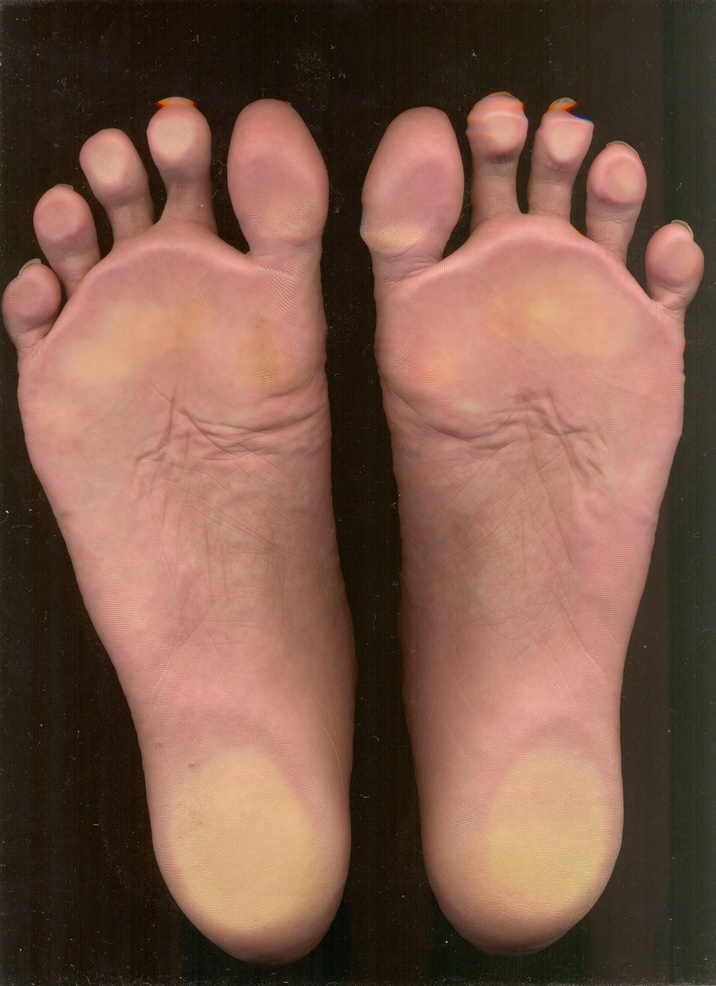
%> input picture 21-5.jpg, 716 x 986 px, shrunk from 2550 x 3510 before the run
$ octave --eval "result = separate_foot(imread('21-5.jpg'));"   (GNU Octave 9; MATLAB toolbox functions it lacks are replaced by stand-ins)
%> lines starting %> are read from the running program, lines starting %| are printed output that depends on the picture; in (x1, y1, x2, y2) boxes, pixels count from 0 and x2, y2 are one past the last pixel; in counts of white or black regions, pixels touching at a corner belong together; the program's own positions count from 1
### generate_mask.m
function [ img ] = generate_mask(img)
    % img must be truecolor of size m-by-n-by-3
    h = fspecial('average', 20);
	img = imfilter(img,h);
end

### separate_foot.m
function [foot] = separate_foot(img)
% SEPARATE_FOOT Separates left and right foot from input image and
% generates foot structure for storing information of further processing.
%
% Input Parameter :
%       img         Raw Truecolor image of Foot
%
% Output Parameter:
%       foot        Struct storing left and right foot information
%                   It has two members
%                       left
%                       right
%                   left is a Structure for left foot having following
%                   members
%                       img     Truecolor Processed Image of Left
%                               Foot Only.
%                       aimg    Truecolor Image without any Preprocessing
%                               of Left Foot Only.
%                       id      Varaible to identify left and right foot.
%                               Id 1 is assigned to left foot and Id 2 is
%                               assigned to right foot.

        im = img;
%> im is the input picture: size 986x716x3 uint8; mean R, G, B 124.2, 88.9, 74.1
%       Removing Noise from Image and Generating Mask
        img = generate_mask(img);
        mask = im2bw(img,0.20);
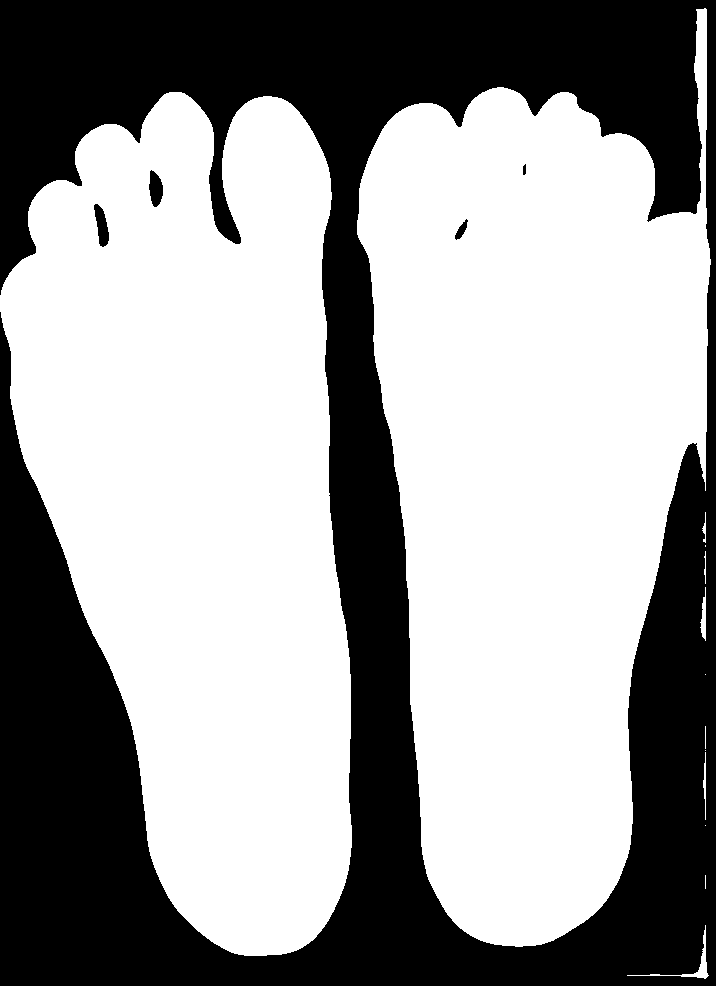
%> mask: size 986x716 logical; 61.3% white; 5 black regions, box (x1, y1, x2, y2) and area: (0, 0, 716, 986) 272427, (94, 204, 109, 247) 387, (149, 170, 163, 207) 369, (455, 219, 468, 240) 119, (523, 164, 526, 175) 29

%       Identifing Left and Right Foot
        tmp = mask;
        tmp_l = bwconncomp(tmp);
%> tmp_l = 13 connected components
        tmp_numPix = cellfun(@numel,tmp_l.PixelIdxList);
%> tmp_numPix = [212430 219411 366 186 57 112 41 2 1 23 1 1 14]
        [~, tmp_big1 ] = max(tmp_numPix);
%> tmp_big1 = 2
        tmp_numPix(tmp_big1) = 0;
        [~, tmp_big2 ] = max(tmp_numPix);
%> tmp_big2 = 1

%       Seperating both foot using identified mask
        [row, col, ~] = size(img);
%> row = 986; col = 716
        tmp2 = uint8(zeros(row,col));
        tmp2(tmp_l.PixelIdxList{min(tmp_big1, tmp_big2)}) = 1;
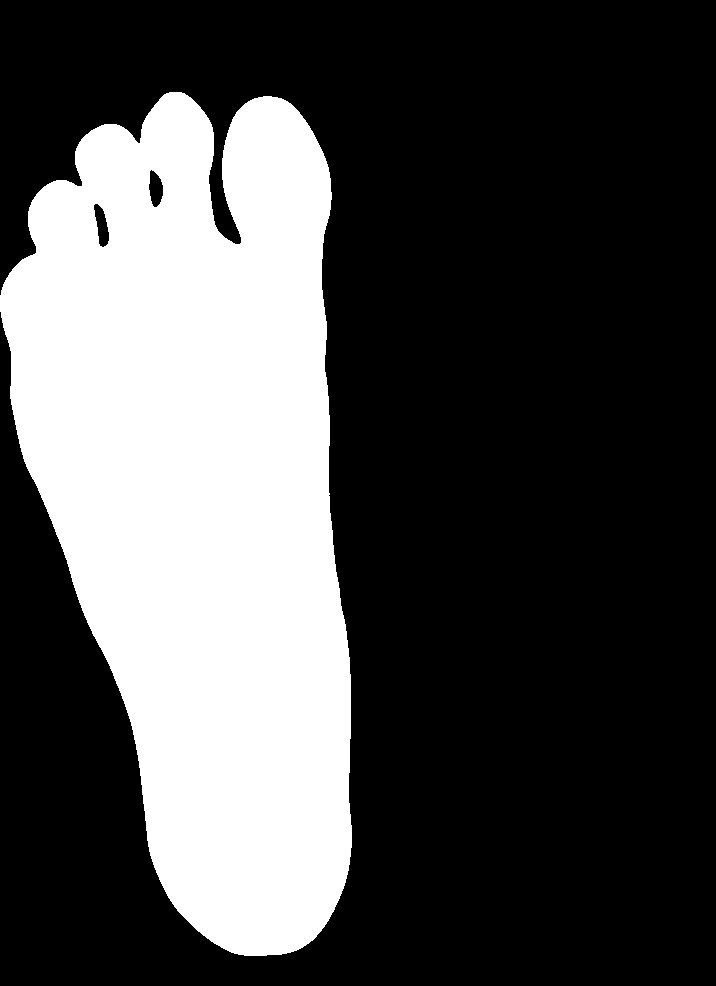
%> tmp2: size 986x716 uint8; values 0 (black) and 1 (white), 30.1% white; 1 white region, box (x1, y1, x2, y2) and area: (0, 92, 352, 956) 212430
        l_img(:,:,1) = uint8(im(:,:,1) .* uint8(tmp2(:,:)));
        l_img(:,:,2) = uint8(im(:,:,2) .* uint8(tmp2(:,:)));
        l_img(:,:,3) = uint8(im(:,:,3) .* uint8(tmp2(:,:)));
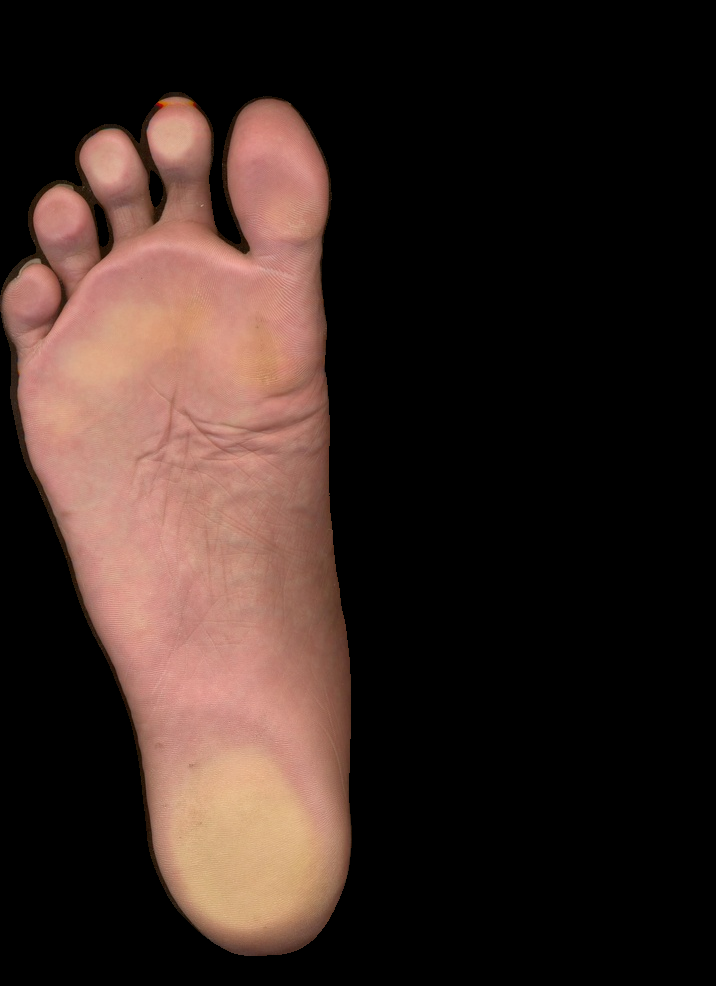
%> l_img: size 986x716x3 uint8; mean R, G, B 55, 38.8, 33.4

        tmp2 = uint8(zeros(row,col));
        tmp2(tmp_l.PixelIdxList{max(tmp_big1, tmp_big2)}) = 1;
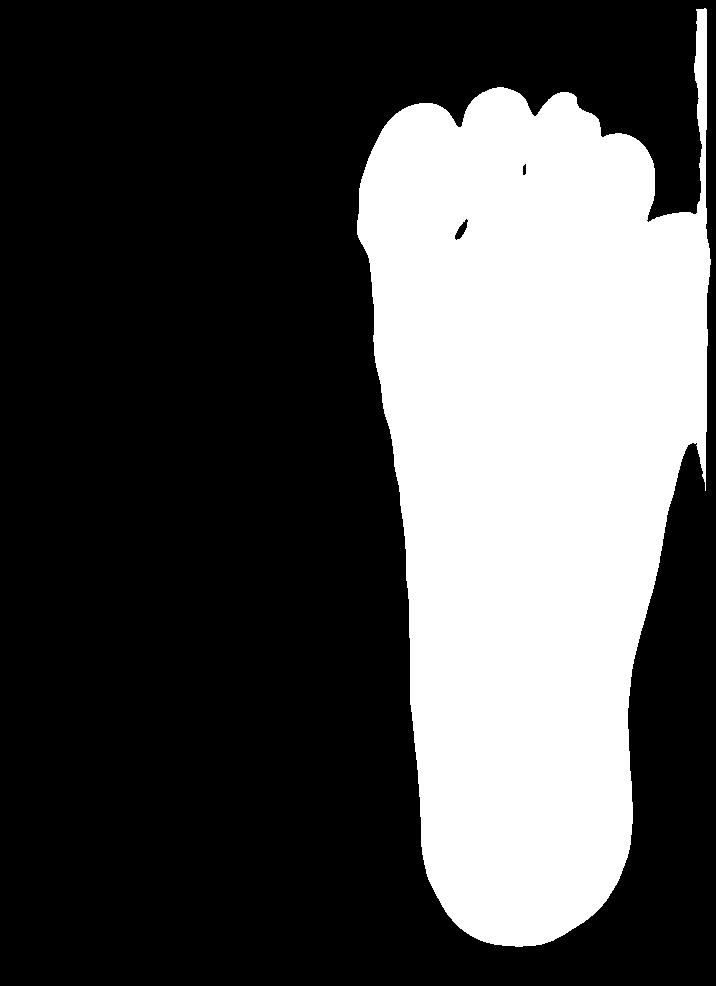
%> tmp2: size 986x716 uint8; values 0 (black) and 1 (white), 31.1% white; 1 white region, box (x1, y1, x2, y2) and area: (357, 8, 711, 947) 219411
        r_img(:,:,1) = uint8(im(:,:,1) .* uint8(tmp2(:,:)));
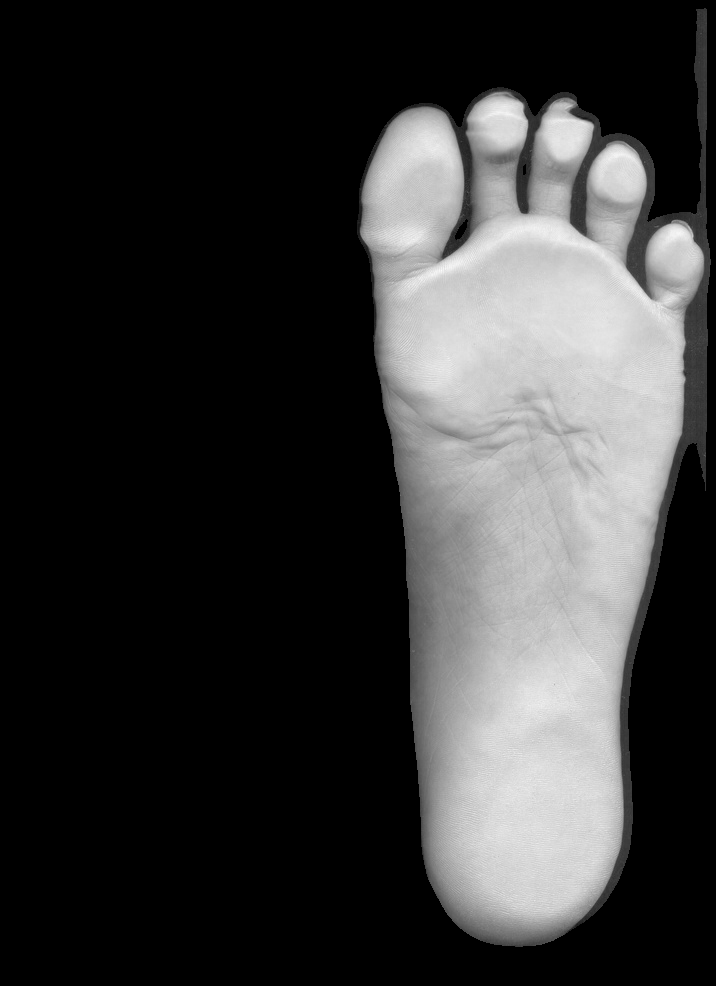
%> r_img: size 986x716 uint8; min 0, max 251, mean 54.8
        r_img(:,:,2) = uint8(im(:,:,2) .* uint8(tmp2(:,:)));
        r_img(:,:,3) = uint8(im(:,:,3) .* uint8(tmp2(:,:)));
%> r_img: size 986x716x3 uint8

%       Generating Foot Structure with necessary members at the moment
        foot.left.img = generate_mask(l_img);
        foot.left.aimg = l_img;
        foot.right.img = generate_mask(r_img);
%> in generate_mask (call 3), `img = imfilter(img,h);`:
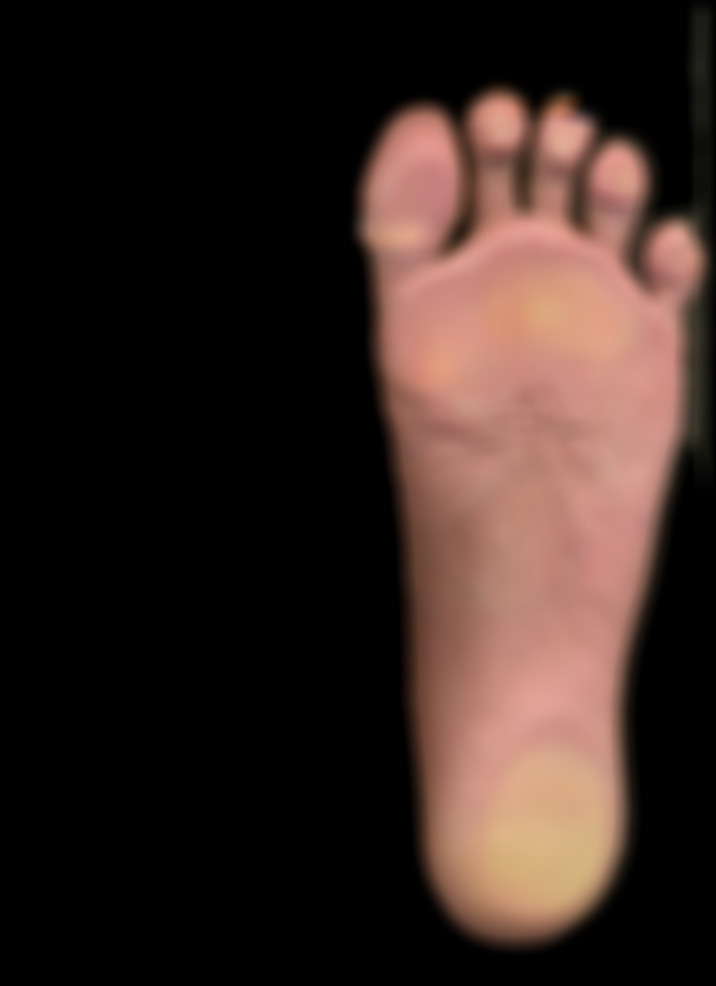
%> img: size 986x716x3 uint8; mean R, G, B 54.8, 38.8, 33.6; mean of the top-left, top-right, bottom-left and bottom-right quarters 0.1, 93.5, 0, 76.1
        foot.right.aimg = r_img;
        foot.left.id = 1;
        foot.right.id = 2;
end
